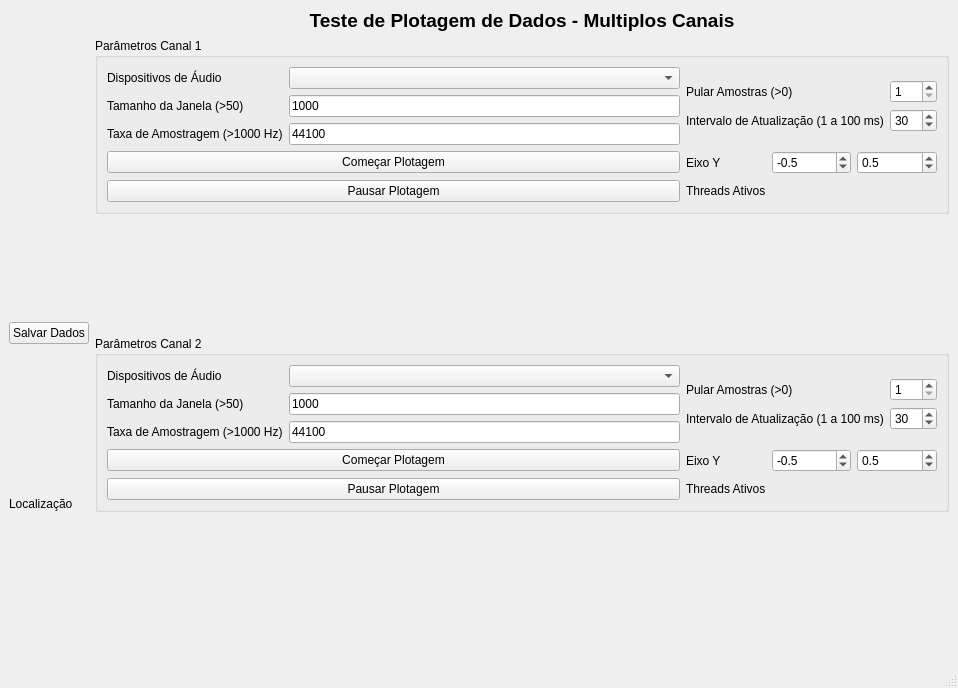
<?xml version="1.0" encoding="UTF-8"?>
<ui version="4.0">
 <class>MainWindow</class>
 <widget class="QMainWindow" name="MainWindow">
  <property name="geometry">
   <rect>
    <x>0</x>
    <y>0</y>
    <width>958</width>
    <height>688</height>
   </rect>
  </property>
  <property name="windowTitle">
   <string>MainWindow</string>
  </property>
  <widget class="QWidget" name="centralwidget">
   <layout class="QGridLayout" name="gridLayout_5">
    <item row="1" column="1">
     <layout class="QGridLayout" name="gridLayout_6">
      <item row="1" column="1">
       <widget class="QWidget" name="widget_2" native="true"/>
      </item>
      <item row="3" column="1">
       <spacer name="horizontalSpacer_2">
        <property name="orientation">
         <enum>Qt::Horizontal</enum>
        </property>
        <property name="sizeHint" stdset="0">
         <size>
          <width>778</width>
          <height>0</height>
         </size>
        </property>
       </spacer>
      </item>
      <item row="1" column="0">
       <spacer name="verticalSpacer_2">
        <property name="orientation">
         <enum>Qt::Vertical</enum>
        </property>
        <property name="sizeHint" stdset="0">
         <size>
          <width>0</width>
          <height>40</height>
         </size>
        </property>
       </spacer>
      </item>
      <item row="0" column="1">
       <widget class="QGroupBox" name="groupBox_2">
        <property name="title">
         <string>Parâmetros Canal 2</string>
        </property>
        <layout class="QGridLayout" name="gridLayout_7">
         <item row="0" column="1">
          <layout class="QVBoxLayout" name="verticalLayout_2">
           <item>
            <layout class="QGridLayout" name="gridLayout_8">
             <item row="2" column="0">
              <widget class="QLabel" name="label_7">
               <property name="text">
                <string>Intervalo de Atualização (1 a 100 ms)</string>
               </property>
              </widget>
             </item>
             <item row="0" column="0">
              <widget class="QLabel" name="label_8">
               <property name="text">
                <string>Pular Amostras (&gt;0)</string>
               </property>
              </widget>
             </item>
             <item row="0" column="1">
              <widget class="QSpinBox" name="spinBox_downsample_2">
               <property name="minimum">
                <number>1</number>
               </property>
               <property name="maximum">
                <number>100</number>
               </property>
               <property name="value">
                <number>1</number>
               </property>
              </widget>
             </item>
             <item row="2" column="1">
              <widget class="QSpinBox" name="spinBox_updateInterval_2">
               <property name="minimum">
                <number>1</number>
               </property>
               <property name="maximum">
                <number>100</number>
               </property>
               <property name="value">
                <number>30</number>
               </property>
              </widget>
             </item>
            </layout>
           </item>
          </layout>
         </item>
         <item row="0" column="0">
          <layout class="QGridLayout" name="gridLayout_9">
           <item row="0" column="0">
            <widget class="QLabel" name="label_9">
             <property name="text">
              <string>Dispositivos de Áudio</string>
             </property>
            </widget>
           </item>
           <item row="0" column="1">
            <widget class="QComboBox" name="comboBox_2"/>
           </item>
           <item row="1" column="0">
            <widget class="QLabel" name="label_10">
             <property name="text">
              <string>Tamanho da Janela (&gt;50)</string>
             </property>
            </widget>
           </item>
           <item row="1" column="1">
            <widget class="QLineEdit" name="lineEdit_3">
             <property name="text">
              <string>1000</string>
             </property>
            </widget>
           </item>
           <item row="2" column="0">
            <widget class="QLabel" name="label_11">
             <property name="text">
              <string>Taxa de Amostragem (&gt;1000 Hz)</string>
             </property>
            </widget>
           </item>
           <item row="2" column="1">
            <widget class="QLineEdit" name="lineEdit_4">
             <property name="text">
              <string>44100</string>
             </property>
            </widget>
           </item>
          </layout>
         </item>
         <item row="1" column="0">
          <widget class="QPushButton" name="pushButton_3">
           <property name="text">
            <string>Começar Plotagem</string>
           </property>
          </widget>
         </item>
         <item row="2" column="0">
          <widget class="QPushButton" name="pushButton_4">
           <property name="text">
            <string>Pausar Plotagem</string>
           </property>
          </widget>
         </item>
         <item row="1" column="1">
          <layout class="QHBoxLayout" name="horizontalLayout_4">
           <item>
            <widget class="QLabel" name="label_17">
             <property name="text">
              <string>Eixo Y</string>
             </property>
            </widget>
           </item>
           <item>
            <widget class="QDoubleSpinBox" name="doubleSpinBox_3">
             <property name="decimals">
              <number>1</number>
             </property>
             <property name="minimum">
              <double>-1.000000000000000</double>
             </property>
             <property name="maximum">
              <double>0.000000000000000</double>
             </property>
             <property name="singleStep">
              <double>0.100000000000000</double>
             </property>
             <property name="value">
              <double>-0.500000000000000</double>
             </property>
            </widget>
           </item>
           <item>
            <widget class="QDoubleSpinBox" name="doubleSpinBox_4">
             <property name="decimals">
              <number>1</number>
             </property>
             <property name="minimum">
              <double>0.000000000000000</double>
             </property>
             <property name="maximum">
              <double>1.000000000000000</double>
             </property>
             <property name="singleStep">
              <double>0.100000000000000</double>
             </property>
             <property name="value">
              <double>0.500000000000000</double>
             </property>
            </widget>
           </item>
          </layout>
         </item>
         <item row="2" column="1">
          <layout class="QHBoxLayout" name="horizontalLayout_5">
           <item>
            <widget class="QLabel" name="label_18">
             <property name="text">
              <string>Threads Ativos</string>
             </property>
            </widget>
           </item>
           <item>
            <widget class="QLabel" name="label_19">
             <property name="text">
              <string> </string>
             </property>
            </widget>
           </item>
          </layout>
         </item>
        </layout>
       </widget>
      </item>
     </layout>
    </item>
    <item row="0" column="0" rowspan="2">
     <layout class="QVBoxLayout" name="verticalLayout_3">
      <item>
       <widget class="QLabel" name="label_12">
        <property name="text">
         <string/>
        </property>
        <property name="pixmap">
         <pixmap>Placeholder300x600.png</pixmap>
        </property>
       </widget>
      </item>
      <item>
       <widget class="QPushButton" name="pushButton_5">
        <property name="text">
         <string>Salvar Dados</string>
        </property>
       </widget>
      </item>
      <item>
       <widget class="QLabel" name="label_13">
        <property name="text">
         <string>Localização</string>
        </property>
       </widget>
      </item>
     </layout>
    </item>
    <item row="0" column="1">
     <layout class="QGridLayout" name="gridLayout_4">
      <item row="1" column="1">
       <widget class="QGroupBox" name="groupBox">
        <property name="title">
         <string>Parâmetros Canal 1</string>
        </property>
        <layout class="QGridLayout" name="gridLayout_3">
         <item row="0" column="1">
          <layout class="QVBoxLayout" name="verticalLayout">
           <item>
            <layout class="QGridLayout" name="gridLayout">
             <item row="2" column="0">
              <widget class="QLabel" name="label_6">
               <property name="text">
                <string>Intervalo de Atualização (1 a 100 ms)</string>
               </property>
              </widget>
             </item>
             <item row="0" column="0">
              <widget class="QLabel" name="label_5">
               <property name="text">
                <string>Pular Amostras (&gt;0)</string>
               </property>
              </widget>
             </item>
             <item row="0" column="1">
              <widget class="QSpinBox" name="spinBox_downsample">
               <property name="minimum">
                <number>1</number>
               </property>
               <property name="maximum">
                <number>100</number>
               </property>
               <property name="value">
                <number>1</number>
               </property>
              </widget>
             </item>
             <item row="2" column="1">
              <widget class="QSpinBox" name="spinBox_updateInterval">
               <property name="minimum">
                <number>1</number>
               </property>
               <property name="maximum">
                <number>100</number>
               </property>
               <property name="value">
                <number>30</number>
               </property>
              </widget>
             </item>
            </layout>
           </item>
          </layout>
         </item>
         <item row="0" column="0">
          <layout class="QGridLayout" name="gridLayout_2">
           <item row="0" column="0">
            <widget class="QLabel" name="label_2">
             <property name="text">
              <string>Dispositivos de Áudio</string>
             </property>
            </widget>
           </item>
           <item row="0" column="1">
            <widget class="QComboBox" name="comboBox"/>
           </item>
           <item row="1" column="0">
            <widget class="QLabel" name="label_3">
             <property name="text">
              <string>Tamanho da Janela (&gt;50)</string>
             </property>
            </widget>
           </item>
           <item row="1" column="1">
            <widget class="QLineEdit" name="lineEdit">
             <property name="text">
              <string>1000</string>
             </property>
            </widget>
           </item>
           <item row="2" column="0">
            <widget class="QLabel" name="label_4">
             <property name="text">
              <string>Taxa de Amostragem (&gt;1000 Hz)</string>
             </property>
            </widget>
           </item>
           <item row="2" column="1">
            <widget class="QLineEdit" name="lineEdit_2">
             <property name="text">
              <string>44100</string>
             </property>
            </widget>
           </item>
          </layout>
         </item>
         <item row="1" column="0">
          <widget class="QPushButton" name="pushButton">
           <property name="text">
            <string>Começar Plotagem</string>
           </property>
          </widget>
         </item>
         <item row="2" column="0">
          <widget class="QPushButton" name="pushButton_2">
           <property name="text">
            <string>Pausar Plotagem</string>
           </property>
          </widget>
         </item>
         <item row="1" column="1">
          <layout class="QHBoxLayout" name="horizontalLayout">
           <item>
            <widget class="QLabel" name="label_14">
             <property name="text">
              <string>Eixo Y</string>
             </property>
            </widget>
           </item>
           <item>
            <widget class="QDoubleSpinBox" name="doubleSpinBox">
             <property name="decimals">
              <number>1</number>
             </property>
             <property name="minimum">
              <double>-1.000000000000000</double>
             </property>
             <property name="maximum">
              <double>0.000000000000000</double>
             </property>
             <property name="singleStep">
              <double>0.100000000000000</double>
             </property>
             <property name="value">
              <double>-0.500000000000000</double>
             </property>
            </widget>
           </item>
           <item>
            <widget class="QDoubleSpinBox" name="doubleSpinBox_2">
             <property name="decimals">
              <number>1</number>
             </property>
             <property name="minimum">
              <double>0.000000000000000</double>
             </property>
             <property name="maximum">
              <double>1.000000000000000</double>
             </property>
             <property name="singleStep">
              <double>0.100000000000000</double>
             </property>
             <property name="value">
              <double>0.500000000000000</double>
             </property>
            </widget>
           </item>
          </layout>
         </item>
         <item row="2" column="1">
          <layout class="QHBoxLayout" name="horizontalLayout_2">
           <item>
            <widget class="QLabel" name="label_15">
             <property name="text">
              <string>Threads Ativos</string>
             </property>
            </widget>
           </item>
           <item>
            <widget class="QLabel" name="label_16">
             <property name="text">
              <string> </string>
             </property>
            </widget>
           </item>
          </layout>
         </item>
        </layout>
       </widget>
      </item>
      <item row="3" column="1">
       <spacer name="horizontalSpacer">
        <property name="orientation">
         <enum>Qt::Horizontal</enum>
        </property>
        <property name="sizeHint" stdset="0">
         <size>
          <width>778</width>
          <height>0</height>
         </size>
        </property>
       </spacer>
      </item>
      <item row="0" column="1">
       <widget class="QLabel" name="label">
        <property name="text">
         <string>&lt;html&gt;&lt;head/&gt;&lt;body&gt;&lt;p&gt;&lt;span style=&quot; font-size:14pt; font-weight:600;&quot;&gt;Teste de Plotagem de Dados - Multiplos Canais&lt;/span&gt;&lt;/p&gt;&lt;/body&gt;&lt;/html&gt;</string>
        </property>
        <property name="alignment">
         <set>Qt::AlignCenter</set>
        </property>
       </widget>
      </item>
      <item row="2" column="0">
       <spacer name="verticalSpacer">
        <property name="orientation">
         <enum>Qt::Vertical</enum>
        </property>
        <property name="sizeHint" stdset="0">
         <size>
          <width>0</width>
          <height>40</height>
         </size>
        </property>
       </spacer>
      </item>
      <item row="2" column="1">
       <widget class="QWidget" name="widget" native="true"/>
      </item>
     </layout>
    </item>
   </layout>
  </widget>
  <widget class="QStatusBar" name="statusbar"/>
 </widget>
 <resources/>
 <connections/>
</ui>
